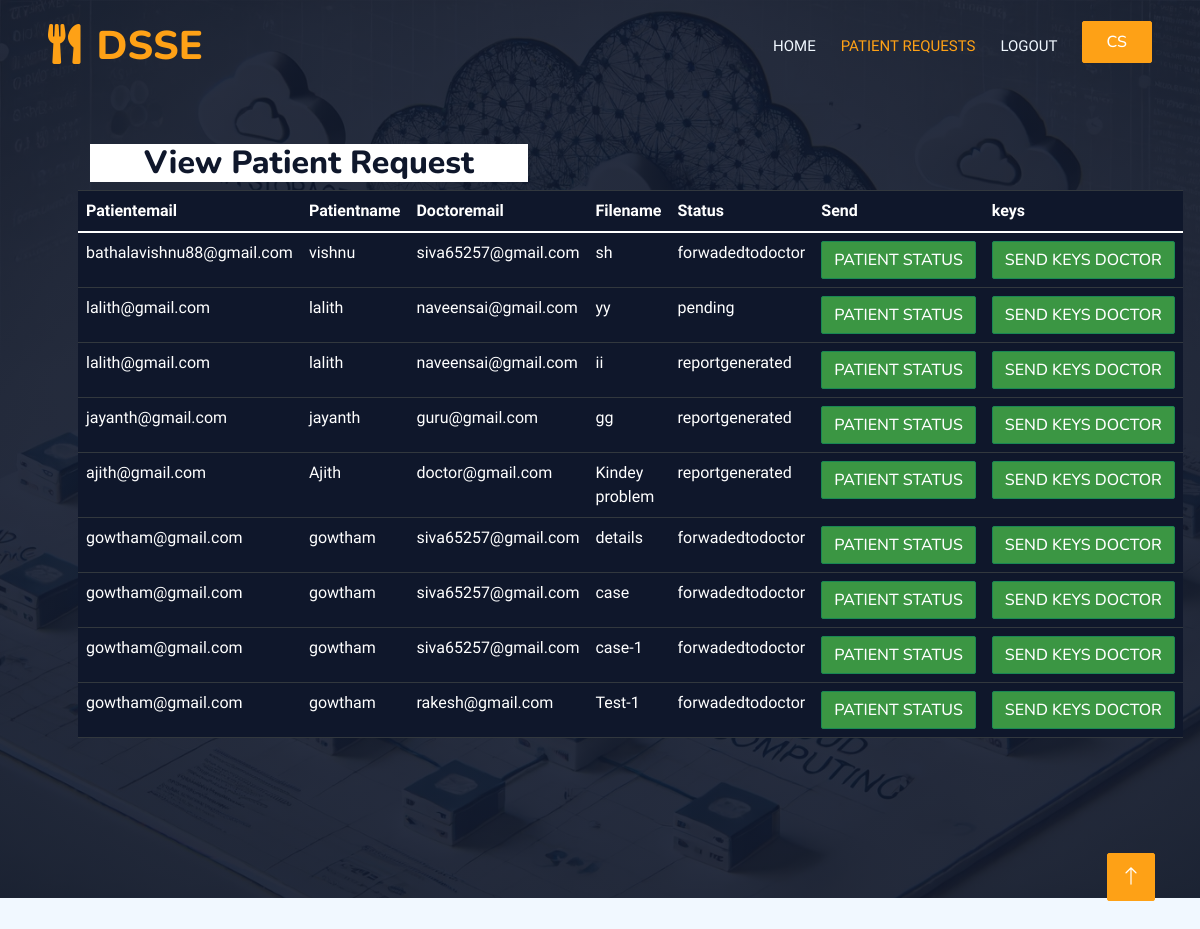
The page /CloudServerApp/View_Requests on the database its author committed.
### PatientApp/models.py (models this page shows)
class PatientUploadData(models.Model):
    doctoremail= models.CharField(max_length=50, null=True)
    patientid = models.CharField(max_length=50)
    patientemail = models.EmailField()
    patientname = models.CharField(max_length=100)
    filename = models.CharField(max_length=255)
    file = models.FileField(upload_to="encrypted_patientfiles/%y", null=True)
    normalfiles = models.FileField(upload_to="normalfiles/%y", null=True)
    encryption_key = models.BinaryField()
    status= models.CharField(max_length=50, default= "pending", null=True)
    key = models.BinaryField(null=True)  # Store key as binary data
    random_password = models.CharField(max_length=255,null=True)
    class Meta:
        db_table = "PatientUploadData"

### CloudServerApp/views.py (the view)
# urls.py: path("View_Requests",View_Requests , name="View_Requests"),
def View_Requests(req):
    data = PatientUploadData.objects.all()
    return render(req, 'View_Requests.html', {"data": data})

### templates/View_Requests.html (shortened to what this page needs)
{% extends 'index.html' %}
{% block nav %}
<nav class="navbar navbar-expand-lg navbar-dark bg-dark px-4 px-lg-5 py-3 py-lg-0">
    <a href="" class="navbar-brand p-0">
        <h1 class="text-primary m-0"><i class="fa fa-utensils me-3"></i>DSSE</h1>
    </a>
    <div class="collapse navbar-collapse" id="navbarCollapse">
        <div class="navbar-nav ms-auto py-0 pe-4">
            <a href="{% url 'Cloud_home' %}" class="nav-item nav-link ">Home</a>
            <a href="{% url 'View_Requests' %}" class="nav-item nav-link active">Patient Requests</a>
            <a href="{% url 'cloudserverlogin' %}" class="nav-item nav-link ">Logout</a>
        </div>
        <h4 class="btn btn-primary py-2 px-4" > CS</h4>
    </div>
</nav>
{% endblock %}
{% block content %}
<div class="container-xxl py-5 bg-dark hero-header mb-5">
    <div class="container my-5 py-5">
        <div class="row align-items-center g-5">
            <div class="col-lg-6 text-center text-lg-start">
                    <section class="upcoming-meetings" id="meetings">
                        <div class="container">
                            <div class="row">
                                <center>
                                    <h2 style="background-color: rgb(260, 255, 260);">View Patient Request</h2>
                                </center>
                                <table class="table">
                                    <thead class="table-dark">
                                        <tr>
                                            <th scope="col">Patientemail</th>
                                            <th scope="col">Patientname</th>
                                            <th scope="col">Doctoremail</th>
                                            <th scope="col">Filename</th>
                                            <th scope="col">Status</th>
                                            <th scope="col">Send</th>
                                            <th scope="col">keys</th>
                                        </tr>
                                    </thead>
                                    <tbody class="table-dark">
                                        {% for request in data %}
                                        <tr>
                                            <td>{{ request.patientemail }}</td>
                                            <td>{{ request.patientname }}</td>
                                            <td>{{ request.doctoremail }}</td>
                                            <td>{{ request.filename }}</td>
                                            <td>{{ request.status }}</td>
                                            <td>
                                                <a href="{% url 'acceptrequest_patients' request.id %}" class="btn btn-success" style="background-color: rgb(59, 150, 67);">Patient Status</a>
                                            </td>
                                            <td>
                                                <a href="{% url 'reportcredentials' request.id %}" class="btn btn-success" style="background-color: rgb(59, 150, 67);">Send keys Doctor</a>
                                            </td>
                                        {% endfor %}
                                    </tr>
                                    </tbody>
                                </table>
                            </div>
                        </div>
                    </section>
            </div>
        </div>
    </div>
</div>
{% endblock %}

### templates/index.html (shortened to what this page needs)
<!DOCTYPE html>
<html lang="en">
<head>
    <link href="https://cdnjs.cloudflare.com/ajax/libs/font-awesome/5.10.0/static/css/all.min.css" rel="stylesheet">
    <link href="https://cdn.jsdelivr.net/npm/bootstrap-icons@1.4.1/font/bootstrap-icons.css" rel="stylesheet">
    <link href="/static/lib/animate/animate.min.css" rel="stylesheet">
    <link href="/static/lib/owlcarousel/assets/owl.carousel.min.css" rel="stylesheet">
    <link href="/static/lib/tempusdominus/static/css/tempusdominus-bootstrap-4.min.css" rel="stylesheet" />
    <link href="//maxcdn.bootstrapcdn.com/bootstrap/4.1.1/css/bootstrap.min.css" rel="stylesheet" id="bootstrap-css">
    <link href="/static/css/bootstrap.min.css" rel="stylesheet">
    <link href="/static/css/style.css" rel="stylesheet">
</head>
<body>
    <div class="container-xxl bg-white p-0">
        <div class="container-xxl position-relative p-0">
            {% block nav %}{% endblock %}
            {% block content %}{% endblock %}
        </div>
        <a href="#" class="btn btn-lg btn-primary btn-lg-square back-to-top"><i class="bi bi-arrow-up"></i></a>
    </div>
</body>
</html>

### static/css/style.css (style rules this page uses)
:root { --primary: #FEA116; --light: #F1F8FF; --dark: #0F172B; }
.back-to-top { position: fixed; display: none; right: 45px; bottom: 45px; z-index: 99; }
.btn { font-family: 'Nunito', sans-serif; font-weight: 500; text-transform: uppercase; transition: .5s; }
.btn.btn-primary, .btn.btn-secondary { color: #FFFFFF; }
.btn-lg-square { width: 48px; height: 48px; }
.btn-square, .btn-sm-square, .btn-lg-square { padding: 0; display: flex; align-items: center; justify-content: center; font-weight: normal; border-radius: 2px; }
.navbar-dark .navbar-nav .nav-link { position: relative; margin-left: 25px; padding: 35px 0; font-size: 15px; color: var(--light) !important; text-transform: uppercase; font-weight: 500; outline: none; transition: .5s; }
.navbar-dark .navbar-nav .nav-link:hover, .navbar-dark .navbar-nav .nav-link.active { color: var(--primary) !important; }
@media (min-width: 992px) { .navbar-dark { position: absolute; width: 100%; top: 0; left: 0; z-index: 999; background: transparent !important; } }
.hero-header { background: linear-gradient(rgba(15, 23, 43, .9), rgba(15, 23, 43, .9)), url(../img/bg-hero.jpg); background-position: center center; background-repeat: no-repeat; background-size: cover; }

### rows shown on the page
PatientUploadData: patientemail "bathalavishnu88@gmail.com", patientname "vishnu", doctoremail "siva65257@gmail.com", filename "sh", status "forwadedtodoctor"
PatientUploadData: patientemail "lalith@gmail.com", patientname "lalith", doctoremail "naveensai@gmail.com", filename "yy", status "pending"
PatientUploadData: patientemail "lalith@gmail.com", patientname "lalith", doctoremail "naveensai@gmail.com", filename "ii", status "reportgenerated"
PatientUploadData: patientemail "jayanth@gmail.com", patientname "jayanth", doctoremail "guru@gmail.com", filename "gg", status "reportgenerated"
PatientUploadData: patientemail "ajith@gmail.com", patientname "Ajith", doctoremail "doctor@gmail.com", filename "Kindey problem", status "reportgenerated"
PatientUploadData: patientemail "gowtham@gmail.com", patientname "gowtham", doctoremail "siva65257@gmail.com", filename "details", status "forwadedtodoctor"
PatientUploadData: patientemail "gowtham@gmail.com", patientname "gowtham", doctoremail "siva65257@gmail.com", filename "case", status "forwadedtodoctor"
PatientUploadData: patientemail "gowtham@gmail.com", patientname "gowtham", doctoremail "siva65257@gmail.com", filename "case-1", status "forwadedtodoctor"
PatientUploadData: patientemail "gowtham@gmail.com", patientname "gowtham", doctoremail "rakesh@gmail.com", filename "Test-1", status "forwadedtodoctor"
